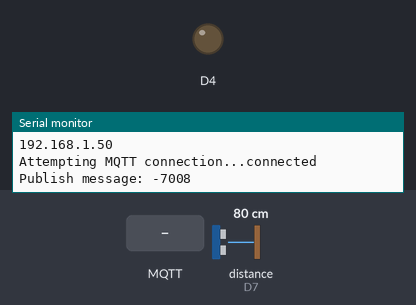
Simulated run of this sketch. Board: ESP8266 (NodeMCU). On the bench: output pins drawn as LEDs (lit = HIGH), the last lines printed to the serial monitor. Wiring (inferred from the names in the program): ultrasonic range finder: trigger D6; echo D7. The inputs (shaded band) are chosen by the test bench; at power-on: distance to the obstacle (sensor on D7) 80 cm. The echo pulse lasts 58.3 µs per cm; WiFi joins after 1.5 s; servers stay silent unless stated; random numbers use the default seed unless the sketch sets one; no MQTT or app messages arrive unless stated; pins used as bus, display or sensor lines are not drawn.

Above: at 2.7 s.
2.8 s: MQTT message "off" arrives on the first subscribed topic
At 12.3 s:
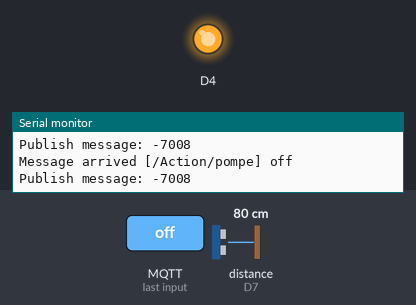
13.0 s: MQTT message "on" arrives on the first subscribed topic
At 22.6 s:
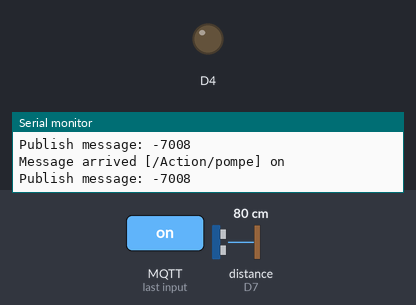
Timing chart, 0 to 24.1 s (numbered marks = the images above; inputs shaded):
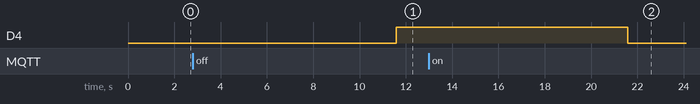

Measured:
- after the input at 2.8 s, D4: LOW → HIGH after 8.8 s
- after the input at 13.0 s, D4: HIGH → LOW after 8.6 s

The sketch:

mqtt_esp8266.ino
```cpp
/*
 Basic ESP8266 MQTT example

 This sketch demonstrates the capabilities of the pubsub library in combination
 with the ESP8266 board/library.

 It connects to an MQTT server then:
  - publishes "hello world" to the topic "outTopic" every two seconds
  - subscribes to the topic "inTopic", printing out any messages
    it receives. NB - it assumes the received payloads are strings not binary
  - If the first character of the topic "inTopic" is an 1, switch ON the ESP Led,
    else switch it off

 It will reconnect to the server if the connection is lost using a blocking
 reconnect function. See the 'mqtt_reconnect_nonblocking' example for how to
 achieve the same result without blocking the main loop.

 To install the ESP8266 board, (using Arduino 1.6.4+):
  - Add the following 3rd party board manager under "File -> Preferences -> Additional Boards Manager URLs":
       http://arduino.esp8266.com/stable/package_esp8266com_index.json
  - Open the "Tools -> Board -> Board Manager" and click install for the ESP8266"
  - Select your ESP8266 in "Tools -> Board"

*/

#include <ESP8266WiFi.h>
#include <PubSubClient.h>


#define echoPin D7 // Echo Pin
#define trigPin D6 // Trigger Pin
long duration, distance; // Duration used to calculate distance
long eau=0;
long volum=0;
char message_buff[100];
char message_buff_temp[8];
int i=0;

// Update these with values suitable for your network.

const char* ssid = "Laptop";
const char* password = "kbo123456";
const char* mqtt_server =  "192.168.137.146";

WiFiClient espClient;
PubSubClient client(espClient);
long lastMsg = 0;
char msg[50];
int value = 0;


int volumeeau(){

return 0;
}


void setup_wifi() {

  delay(10);
  // We start by connecting to a WiFi network
  Serial.println();
  Serial.print("Connecting to ");
  Serial.println(ssid);

  WiFi.begin(ssid, password);

  while (WiFi.status() != WL_CONNECTED) {
    delay(500);
    Serial.print(".");
  }

  randomSeed(micros());

  Serial.println("");
  Serial.println("WiFi connected");
  Serial.println("IP address: ");
  Serial.println(WiFi.localIP());
}

void callback(char* topic, byte* payload, unsigned int length) {
  Serial.print("Message arrived [");
  Serial.print(topic);
  Serial.print("] ");
  for (i = 0; i < length; i++) {
    Serial.print((char)payload[i]);
    message_buff[i] = payload[i];
  }
  message_buff[i] = '\0';
  String msgString = String(message_buff);
  Serial.println();

  if(msgString=="on"){
     digitalWrite(LED_BUILTIN, LOW);
  }
else if(msgString =="off"){
   digitalWrite(LED_BUILTIN, HIGH);
}

  // Switch on the LED if an 1 was received as first character
  /*if ((char)payload[0] == '1') {
    digitalWrite(LED_BUILTIN, LOW);   // Turn the LED on (Note that LOW is the voltage level

    // but actually the LED is on; this is because
    // it is active low on the ESP-01)
  } else {
    digitalWrite(LED_BUILTIN, HIGH);  // Turn the LED off by making the voltage HIGH
  }*/

}

void reconnect() {
  // Loop until we're reconnected
  while (!client.connected()) {
    Serial.print("Attempting MQTT connection...");
    // Create a random client ID
    String clientId = "ESP8266Client-";
    clientId += String(random(0xffff), HEX);
    // Attempt to connect
    if (client.connect(clientId.c_str())) {
      Serial.println("connected");
      // Once connected, publish an announcement...


    //  client.publish("/Sensors/WaterLevel", message_buff_temp);
      // ... and resubscribe
      client.subscribe("/Action/pompe");
    } else {
      Serial.print("failed, rc=");
      Serial.print(client.state());
      Serial.println(" try again in 5 seconds");
      // Wait 5 seconds before retrying
      delay(5000);
    }
  }
}

void setup() {
  pinMode(trigPin, OUTPUT);
  pinMode(echoPin, INPUT);
  pinMode(LED_BUILTIN, OUTPUT);     // Initialize the BUILTIN_LED pin as an output
  Serial.begin(9600);
  setup_wifi();
  client.setServer(mqtt_server, 1883);
  client.setCallback(callback);
}

void loop() {

  if (!client.connected()) {
    reconnect();
  }
  digitalWrite(trigPin, LOW);
delayMicroseconds(2);
digitalWrite(trigPin, HIGH);
delayMicroseconds(10);
digitalWrite(trigPin, LOW);
duration = pulseIn(echoPin, HIGH);
//Calculate the distance (in cm) based on the speed of sound.
distance = duration/58.2;
eau=18-distance;
volum=3.14*6*6*eau;


    String stringWL=String(volum);
   stringWL.toCharArray(message_buff_temp, stringWL.length()+1);
   client.publish("/Sensors/WaterLevel", message_buff_temp);
   Serial.print("Publish message: ");
   Serial.println(message_buff_temp);
   delay(10000);
   client.loop();
/*
  long now = millis();
  if (now - lastMsg > 2000) {
    lastMsg = now;
    ++value;
    snprintf (msg, 50, "hello world #%ld", value);
    Serial.print("Publish message: ");
    Serial.println(msg);
    client.publish("outTopic", msg);
  }*/
}
```
